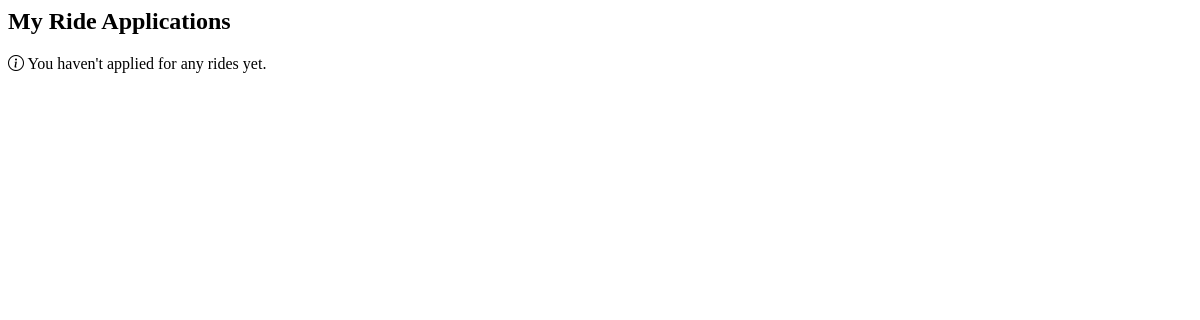
Before: /profile/sent_rides/ (signed in) with the older database file.
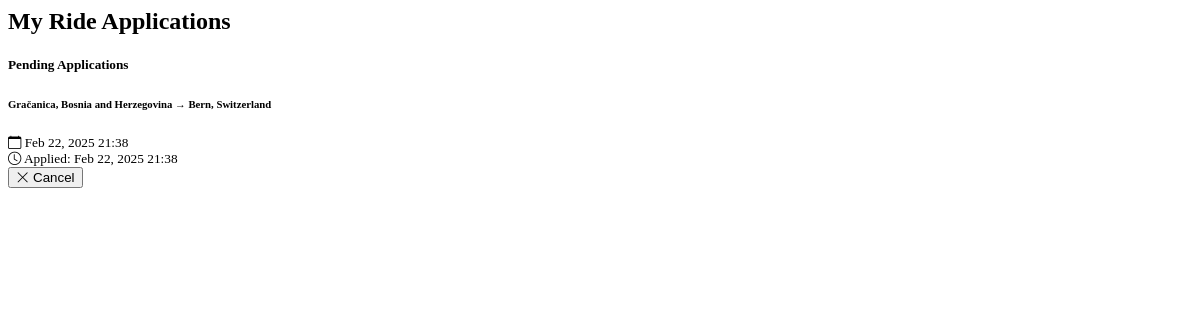
After: the same page with the newer database file.
### base/models.py (models this page shows, shortened)
class RideApplication(models.Model):
    STATUS_CHOICES = [
        ('PENDING', 'Pending'),
        ('APPROVED', 'Approved'),
        ('REJECTED', 'Rejected'),
    ]
    user = models.ForeignKey(User, on_delete=models.CASCADE, related_name='ride_applications')
    ride = models.ForeignKey(Ride, on_delete=models.CASCADE, related_name='applications')
    status = models.CharField(max_length=10, choices=STATUS_CHOICES, default='PENDING')
    applied_at = models.DateTimeField(auto_now_add=True)
    updated_at = models.DateTimeField(auto_now=True)
    message = models.TextField(blank=True, null=True)  # Optional message from applicant
    class Meta:
        unique_together = ('user', 'ride')  # Prevent duplicate applications
        ordering = ['-applied_at']
        verbose_name = 'Ride Application'
        verbose_name_plural = 'Ride Applications'

class Ride(models.Model):
    start = models.CharField(max_length=50)
    end = models.CharField (max_length=50)
    distance = models.DecimalField(max_digits=10, decimal_places=2, default=0.00)
    travelers = models.IntegerField(default=1)
    duration = models.DurationField(null=True, blank=True)
    created_on = models.DateTimeField(default=timezone.now)  # Changed from auto_now_add
    start_date = models.DateTimeField(default=timezone.now)
    STATUS_CHOICES = [
        ('PREPARING', 'Preparing'),
        ('FINISHED', 'Finished'),
        ('CANCELED', 'Canceled'),
    ]
    status = models.CharField(
        max_length=10,
        choices=STATUS_CHOICES,
        default='PREPARING'
    )
    origin_place_id = models.CharField(max_length=255, null=True)
    origin_latitude = models.FloatField(default=0)
    origin_longitude = models.FloatField(default=0)
    destination_place_id = models.CharField(max_length=255, null=True)
    destination_latitude = models.FloatField(default=0)
    destination_longitude = models.FloatField(default=0)
    distance_km = models.FloatField(default=0)
    duration_text = models.CharField(max_length=100, null=True)
    selected_route_index = models.IntegerField(default=0)
    selected_route_polyline = models.TextField(default='')

### user_profile/views.py (the view)
# urls.py: path('sent_rides/', sent_rides, name='sent_rides'),
def sent_rides(request):
    ride_applications = RideApplication.objects.filter(
        user=request.user
    ).select_related('ride').order_by('-applied_at')
    return render(request, 'sent_rides.html', {'ride_applications': ride_applications})

### user_profile/templates/sent_rides.html (shortened to what this page needs)
{% load static %}
<div class="container mt-4">
    <h2>My Ride Applications</h2>
    {% if ride_applications %}
        {% regroup ride_applications by status as status_list %}
        {% for status in status_list %}
            <div class="card mb-4">
                <div class="card-header {% if status.grouper == 'PENDING' %}bg-warning{% elif status.grouper == 'APPROVED' %}bg-success{% else %}bg-danger{% endif %} text-white">
                    <h5 class="mb-0">{{ status.grouper|title }} Applications</h5>
                </div>
                <div class="list-group list-group-flush">
                    {% for application in status.list %}
                        <div class="list-group-item">
                            <div class="d-flex justify-content-between align-items-center">
                                <div>
                                    <h6 class="mb-1">{{ application.ride.start }} → {{ application.ride.end }}</h6>
                                    <small class="text-muted">
                                        <i class="bi bi-calendar"></i> {{ application.ride.start_date|date:"M d, Y H:i" }}
                                        <br>
                                        <i class="bi bi-clock"></i> Applied: {{ application.applied_at|date:"M d, Y H:i" }}
                                    </small>
                                </div>
                                <div>
                                    {% if application.status == 'PENDING' %}
                                    <form method="post" action="{% url 'user_profile:cancel_application' application.id %}" style="display: inline;">
                                            <button type="submit" class="btn btn-danger btn-sm"
                                                    onclick="return confirm('Are you sure you want to cancel this application?')">
                                                <i class="bi bi-x-lg"></i> Cancel
                                            </button>
                                        </form>
                                    {% elif application.status == 'APPROVED' %}
                                        <span class="badge bg-success">
                                            <i class="bi bi-check-lg"></i> Approved
                                        </span>
                                    {% else %}
                                        <span class="badge bg-danger">
                                            <i class="bi bi-x-lg"></i> Rejected
                                        </span>
                                    {% endif %}
                                </div>
                            </div>
                        </div>
                    {% endfor %}
                </div>
            </div>
        {% endfor %}
    {% else %}
        <div class="alert alert-info">
            <i class="bi bi-info-circle"></i> You haven't applied for any rides yet.
        </div>
    {% endif %}
</div>
<link rel="stylesheet" href="https://cdn.jsdelivr.net/npm/bootstrap-icons@1.11.1/font/bootstrap-icons.css">

Changed rows visible on the page:
added RideApplication: grouper "Pending", ride.start "Gračanica, Bosnia and Herzegovina", ride.end "Bern, Switzerland", ride.start_date "Feb 22, 2025 21:38", applied_at "Feb 22, 2025 21:38", shows "Cancel"
Other visible differences:
new list line: "Applications"
text no longer shown: "You haven't applied for any rides yet."
